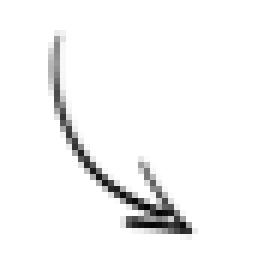
#> input picture scratch/arrow1_original.png, 46 x 46 px, found by its file name (shown 6 times larger)
$ python check_bboxes.py
#> lines starting #> are read from the running program, lines starting #| are printed output that depends on the picture
from PIL import Image

def get_bbox(png_path):
#> called with png_path = 'scratch/arrow1_original.png'
    img = Image.open(png_path)
#> img is the input picture: PIL image 46x46 RGBA; mean R, G, B, A 2.2, 2.1, 2.2, 8.9
    alpha = img.split()[-1]
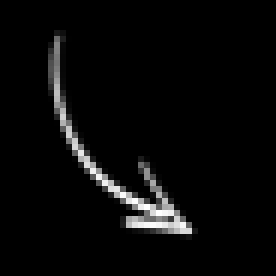
#> alpha: PIL image 46x46 L (shown 6 times larger); min 0, max 255, mean 8.9
    bbox = alpha.getbbox()
#> bbox = (8, 5, 33, 40)
    print(f"Bounding box of non-transparent pixels in {png_path}: {bbox}")
#| Bounding box of non-transparent pixels in scratch/arrow1_original.png: (8, 5, 33, 40)

get_bbox('scratch/arrow1_original.png')
get_bbox('scratch/arrow1_test.png')
#> call 2 of get_bbox, with png_path = 'scratch/arrow1_test.png'
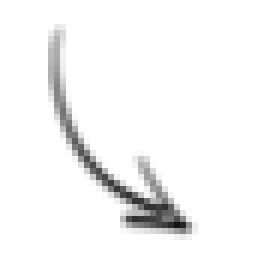
#> input picture scratch/arrow1_test.png, 46 x 46 px, found by its file name (shown 6 times larger)
#> in get_bbox, img is the input picture: PIL image 46x46 RGBA; mean R, G, B, A 1.9, 1.9, 1.9, 9
#> in get_bbox (call 2), `alpha = img.split()[-1]`:
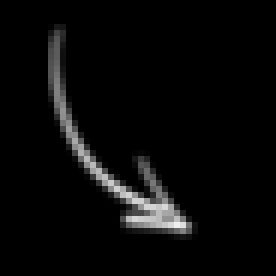
#> alpha: PIL image 46x46 L (shown 6 times larger); min 0, max 239, mean 9
#> in get_bbox (call 2), `bbox = alpha.getbbox()`: bbox = (8, 4, 33, 40)
#| Bounding box of non-transparent pixels in scratch/arrow1_test.png: (8, 4, 33, 40)
